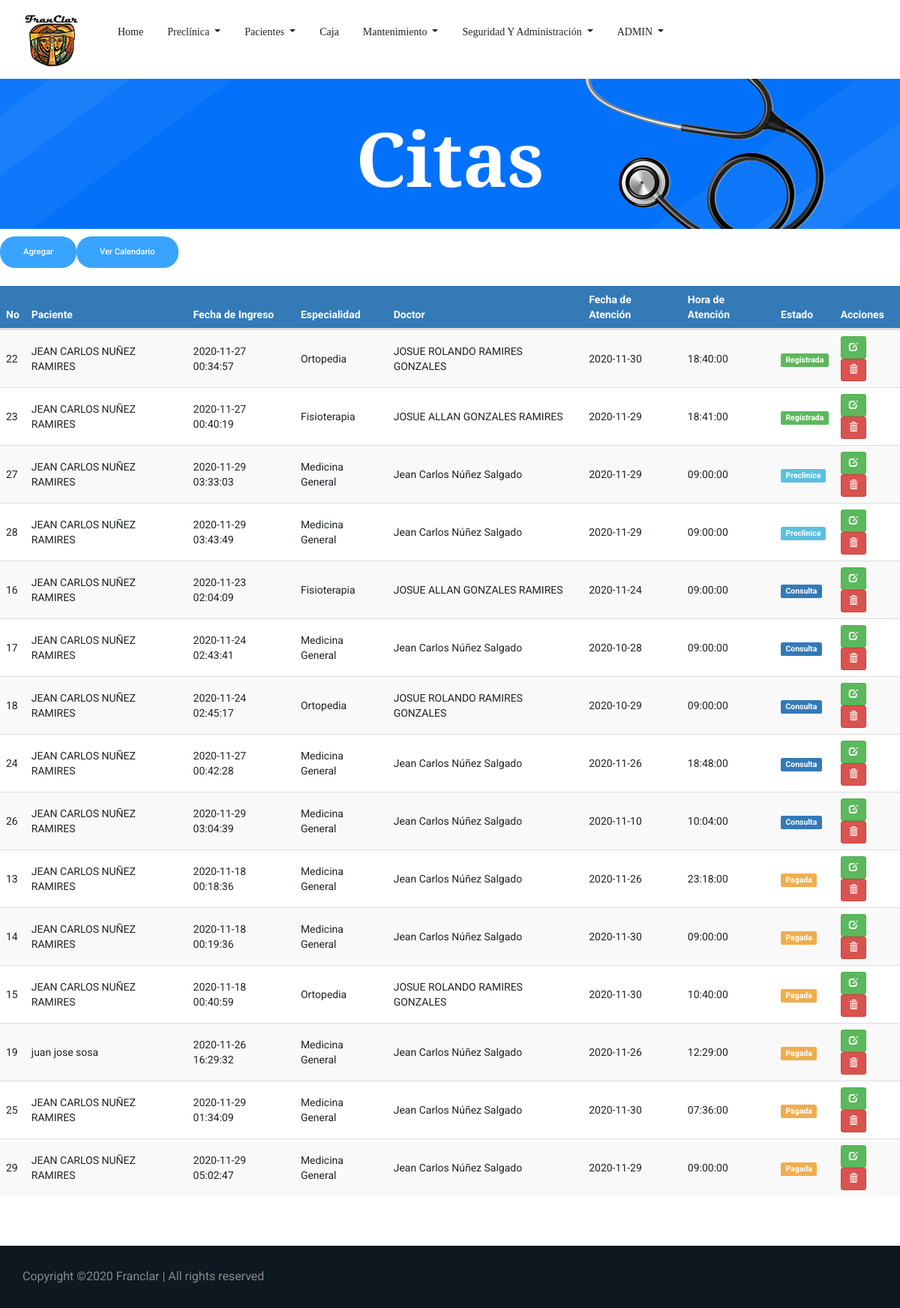
/Cita.php (signed in), run on the app's committed database.
### tables this page shows
CREATE TABLE `tbl_citas` (
  `ID_Cita` bigint(3) NOT NULL,
  `ID_Paciente` int(3) NOT NULL,
  `ID_Usuario` bigint(3) NOT NULL,
  `ID_Empleado` int(3) NOT NULL,
  `ID_Especialidad` int(3) NOT NULL,
  `ID_Estado` int(3) NOT NULL,
  `Fec_Creacion` timestamp NOT NULL DEFAULT current_timestamp(),
  `Fec_Atencion` date NOT NULL,
  `Hora_Atencion` time NOT NULL,
  `Precio` int(5) NOT NULL,
  `Usuario_crea` bigint(3) DEFAULT NULL,
  `Fec_crea` date DEFAULT NULL,
  `Usuario_modif` bigint(3) DEFAULT NULL,
  `Fec_modif` date DEFAULT NULL
);

CREATE TABLE `tbl_pacientes` (
  `ID_Paciente` int(3) NOT NULL,
  `cedula` varchar(13) NOT NULL,
  `ID_Sexo` int(1) NOT NULL,
  `ID_Est_Civil` int(3) NOT NULL,
  `ID_Tipo_Sangre` int(3) NOT NULL,
  `ID_Religion` int(3) NOT NULL,
  `ID_TipoPaciente` int(3) NOT NULL,
  `Nom_Paciente` varchar(255) NOT NULL,
  `Fec_Nacimiento` date NOT NULL,
  `Edad` int(3) NOT NULL,
  `Dir_Paciente` varchar(255) NOT NULL,
  `Tel_Paciente` int(8) NOT NULL,
  `Cel_Paciente` int(8) NOT NULL,
  `Email` varchar(50) NOT NULL,
  `Contacto_Emergencia` varchar(40) NOT NULL,
  `ID_Parentesco` int(3) NOT NULL,
  `Tel_Emergencia` int(8) NOT NULL,
  `Cel_Emergencia` int(8) NOT NULL,
  `Antecedentes_Personales` varchar(500) DEFAULT NULL,
  `Antecedentes_Hospitalarios` varchar(500) DEFAULT NULL,
  `Antecedentes_Alergicos` varchar(500) DEFAULT NULL,
  `Antecedentes_Familiares` varchar(500) DEFAULT NULL,
  `Habitos` varchar(500) DEFAULT NULL,
  `Usuario_crea` bigint(3) DEFAULT NULL,
  `Fec_crea` date DEFAULT NULL,
  `Usuario_modif` bigint(3) DEFAULT NULL,
  `Fec_modif` date DEFAULT NULL
);

CREATE TABLE `tbl_especialidad` (
  `ID_especialidad` int(3) NOT NULL,
  `Descripcion_espec` varchar(30) NOT NULL,
  `Precio` int(5) NOT NULL
);

CREATE TABLE `tbl_empleado` (
  `ID_Empleado` int(3) NOT NULL,
  `Nom_Empleado` varchar(50) NOT NULL,
  `ID_Sexo` int(1) NOT NULL,
  `ID_Est_Civil` int(3) NOT NULL,
  `ID_Cargo` int(3) NOT NULL,
  `ID_Especialidad` int(3) NOT NULL,
  `Cedula` varchar(13) NOT NULL,
  `Fec_Nacimiento` date NOT NULL,
  `Dir_Empleado` varchar(255) NOT NULL,
  `Tel_Empleado` int(8) NOT NULL,
  `Cel_Empleado` int(8) NOT NULL,
  `Salario` int(6) NOT NULL,
  `Usuario_crea` bigint(3) DEFAULT NULL,
  `Fec_crea` date DEFAULT NULL,
  `Usuario_modif` bigint(3) DEFAULT NULL,
  `Fec_modif` date DEFAULT NULL
);

CREATE TABLE `tbl_estado_cita` (
  `ID_Estado` int(3) NOT NULL,
  `Descripcion_est_cita` varchar(10) NOT NULL
);

### Cita.php (the view, shortened to what this page needs)
<!doctype html>
<html lang="es">
<?php
include 'head.php'
?>
<body>
    <?php
    include 'header.php';
    ?>
    <section class="breadcrumb_part breadcrumb_bg">
        <div class="container">
            <div class="row">
                <div class="col-lg-12">
                    <div class="breadcrumb_iner">
                        <div class="breadcrumb_iner_item">
                            <h2>Citas</h2>
                        </div>
                    </div>
                </div>
            </div>
        </div>
    </section>
    <form class="form-inline my-2 my-lg-0 float-left">
        <a href="agregarcita.php" class="genric-btn info circle">Agregar</a>
    </form>
    <form class="form-inline my-2 my-lg-0 float-left">
        <a href="CalendarioCitas.php" class="genric-btn info circle">Ver Calendario</a>
	</form>
	<br>
	<br>
	<br>
   <div class="table-responsive">
			<table id="datatableUsuarios" class="table table-striped table-hover" cellspacing="0" width="100%">
            	<thead>
				<tr>
					<th>No</th>
					<th>Paciente</th>
					<th>Fecha de Ingreso</th>
					<th>Especialidad</th>
                    <th>Doctor</th>
                    <th>Fecha de Atención</th>
                    <th>Hora de Atención</th>
                    <th>Estado</th>
				    <th>Acciones</th>
				</tr>
				</thead>
				<tbody>
					<?php
						$sql = mysqli_query($con, "SELECT tbl_citas.ID_Cita,
						tbl_pacientes.Nom_Paciente,
						tbl_citas.Fec_Creacion,
						tbl_especialidad.Descripcion_espec,
						tbl_empleado.Nom_Empleado,
						tbl_citas.Fec_Atencion,
						tbl_citas.Hora_Atencion,
						tbl_estado_cita.Descripcion_est_cita,
						tbl_estado_cita.ID_Estado FROM tbl_citas
						INNER JOIN tbl_pacientes on tbl_citas.ID_Paciente = tbl_pacientes.ID_Paciente
						INNER JOIN tbl_especialidad on tbl_citas.ID_Especialidad = tbl_especialidad.ID_Especialidad
						INNER JOIN tbl_empleado on tbl_citas.ID_Empleado = tbl_empleado.ID_Empleado
						INNER JOIN tbl_estado_cita on tbl_citas.ID_Estado = tbl_estado_cita.ID_Estado");
						if(mysqli_num_rows($sql) == 0){
							echo '<tr><td colspan="8">No hay datos.</td></tr>';
						}else{
							while($row = mysqli_fetch_assoc($sql)){
								if($row['ID_Estado'] == 1){
									echo '
									<tr>
									<td>'.$row['ID_Cita'].'</td>
									<td>'.$row['Nom_Paciente'].'</td>
									<td>'.$row['Fec_Creacion'].'</td>
									<td>'.$row['Descripcion_espec'].'</td>
									<td>'.$row['Nom_Empleado'].'</td>
									<td>'.$row['Fec_Atencion'].'</td>
									<td>'.$row['Hora_Atencion'].'</td>
									<td><span class="label label-success">'.$row['Descripcion_est_cita'].'</span></td>
									<td>
										<a href="EditarCita.php?nik='.$row['ID_Cita'].'" title="Editar datos" class="btn btn-success btn-sm"><span class="glyphicon glyphicon-edit" aria-hidden="true"></span></a>
										<a href="Cita.php?aksi=delete&nik='.$row['ID_Cita'].'" title="Eliminar" onclick="return confirm(\'¿Está seguro de borrar los datos de la cita\')" class="btn btn-danger btn-sm"><span class="glyphicon glyphicon-trash" aria-hidden="true"></span></a>
									</td>
									</tr>
									';
								}elseif($row['ID_Estado'] == 2){
									echo '
									<tr>
									<td>'.$row['ID_Cita'].'</td>
									<td>'.$row['Nom_Paciente'].'</td>
									<td>'.$row['Fec_Creacion'].'</td>
									<td>'.$row['Descripcion_espec'].'</td>
									<td>'.$row['Nom_Empleado'].'</td>
									<td>'.$row['Fec_Atencion'].'</td>
									<td>'.$row['Hora_Atencion'].'</td>
									<td><span class="label label-info">'.$row['Descripcion_est_cita'].'</span></td>
									<td>
									<a href="EditarCita.php?nik='.$row['ID_Cita'].'" title="Editar datos" class="btn btn-success btn-sm"><span class="glyphicon glyphicon-edit" aria-hidden="true"></span></a>
									<a href="Cita.php?aksi=delete&nik='.$row['ID_Cita'].'" title="Eliminar" onclick="return confirm(\'¿Está seguro de borrar los datos de la cita\')" class="btn btn-danger btn-sm"><span class="glyphicon glyphicon-trash" aria-hidden="true"></span></a>
								    </td>
									</tr>
									';
								}elseif($row['ID_Estado'] == 3){
									echo '
									<tr>
									<td>'.$row['ID_Cita'].'</td>
									<td>'.$row['Nom_Paciente'].'</td>
									<td>'.$row['Fec_Creacion'].'</td>
									<td>'.$row['Descripcion_espec'].'</td>
									<td>'.$row['Nom_Empleado'].'</td>
									<td>'.$row['Fec_Atencion'].'</td>
									<td>'.$row['Hora_Atencion'].'</td>
									<td><span class="label label-primary">'.$row['Descripcion_est_cita'].'</span></td>
									<td>
									<a href="EditarCita.php?nik='.$row['ID_Cita'].'" title="Editar datos" class="btn btn-success btn-sm"><span class="glyphicon glyphicon-edit" aria-hidden="true"></span></a>
									<a href="Cita.php?aksi=delete&nik='.$row['ID_Cita'].'" title="Eliminar" onclick="return confirm(\'¿Está seguro de borrar los datos de la cita\')" class="btn btn-danger btn-sm"><span class="glyphicon glyphicon-trash" aria-hidden="true"></span></a>
								    </td>
									</tr>
									';
								}elseif($row['ID_Estado'] == 4){
									echo '
									<tr>
									<td>'.$row['ID_Cita'].'</td>
									<td>'.$row['Nom_Paciente'].'</td>
									<td>'.$row['Fec_Creacion'].'</td>
									<td>'.$row['Descripcion_espec'].'</td>
									<td>'.$row['Nom_Empleado'].'</td>
									<td>'.$row['Fec_Atencion'].'</td>
									<td>'.$row['Hora_Atencion'].'</td>
									<td><span class="label label-warning">'.$row['Descripcion_est_cita'].'</span></td>
									<td>
									<a href="EditarCita.php?nik='.$row['ID_Cita'].'" title="Editar datos" class="btn btn-success btn-sm"><span class="glyphicon glyphicon-edit" aria-hidden="true"></span></a>
									<a href="Cita.php?aksi=delete&nik='.$row['ID_Cita'].'" title="Eliminar" onclick="return confirm(\'¿Está seguro de borrar los datos de la cita\')" class="btn btn-danger btn-sm"><span class="glyphicon glyphicon-trash" aria-hidden="true"></span></a>
								    </td>
									</tr>
									';
								}
							}
						}
					?>
				</tbody>
			</table>
		 </div>
		 	<br>
            <br>
            <br>
    <?php
        include 'Copyright.php'
    ?>
</body>
</html>

### css/main.css (style rules this page uses)
table th { background-color: #337ab7 !important; color: white; }
table>tbody>tr>td { vertical-align: middle !important; }

### data on the page
tbl_citas: ID_Cita "22", ID_Paciente.Nom_Paciente "JEAN CARLOS NUÑEZ RAMIRES", Fec_Creacion "2020-11-27 00:34:57", ID_Especialidad.Descripcion_espec "Ortopedia", ID_Empleado.Nom_Empleado "JOSUE ROLANDO RAMIRES GONZALES", Fec_Atencion "2020-11-30", Hora_Atencion "18:40:00", ID_Estado.Descripcion_est_cita "Registrada"
tbl_citas: ID_Cita "23", ID_Paciente.Nom_Paciente "JEAN CARLOS NUÑEZ RAMIRES", Fec_Creacion "2020-11-27 00:40:19", ID_Especialidad.Descripcion_espec "Fisioterapia", ID_Empleado.Nom_Empleado "JOSUE ALLAN GONZALES RAMIRES", Fec_Atencion "2020-11-29", Hora_Atencion "18:41:00", ID_Estado.Descripcion_est_cita "Registrada"
tbl_citas: ID_Cita "27", ID_Paciente.Nom_Paciente "JEAN CARLOS NUÑEZ RAMIRES", Fec_Creacion "2020-11-29 03:33:03", ID_Especialidad.Descripcion_espec "Medicina General", ID_Empleado.Nom_Empleado "Jean Carlos Núñez Salgado", Fec_Atencion "2020-11-29", Hora_Atencion "09:00:00", ID_Estado.Descripcion_est_cita "Preclinica"
tbl_citas: ID_Cita "28", ID_Paciente.Nom_Paciente "JEAN CARLOS NUÑEZ RAMIRES", Fec_Creacion "2020-11-29 03:43:49", ID_Especialidad.Descripcion_espec "Medicina General", ID_Empleado.Nom_Empleado "Jean Carlos Núñez Salgado", Fec_Atencion "2020-11-29", Hora_Atencion "09:00:00", ID_Estado.Descripcion_est_cita "Preclinica"
tbl_citas: ID_Cita "16", ID_Paciente.Nom_Paciente "JEAN CARLOS NUÑEZ RAMIRES", Fec_Creacion "2020-11-23 02:04:09", ID_Especialidad.Descripcion_espec "Fisioterapia", ID_Empleado.Nom_Empleado "JOSUE ALLAN GONZALES RAMIRES", Fec_Atencion "2020-11-24", Hora_Atencion "09:00:00", ID_Estado.Descripcion_est_cita "Consulta"
tbl_citas: ID_Cita "17", ID_Paciente.Nom_Paciente "JEAN CARLOS NUÑEZ RAMIRES", Fec_Creacion "2020-11-24 02:43:41", ID_Especialidad.Descripcion_espec "Medicina General", ID_Empleado.Nom_Empleado "Jean Carlos Núñez Salgado", Fec_Atencion "2020-10-28", Hora_Atencion "09:00:00", ID_Estado.Descripcion_est_cita "Consulta"
tbl_citas: ID_Cita "18", ID_Paciente.Nom_Paciente "JEAN CARLOS NUÑEZ RAMIRES", Fec_Creacion "2020-11-24 02:45:17", ID_Especialidad.Descripcion_espec "Ortopedia", ID_Empleado.Nom_Empleado "JOSUE ROLANDO RAMIRES GONZALES", Fec_Atencion "2020-10-29", Hora_Atencion "09:00:00", ID_Estado.Descripcion_est_cita "Consulta"
tbl_citas: ID_Cita "24", ID_Paciente.Nom_Paciente "JEAN CARLOS NUÑEZ RAMIRES", Fec_Creacion "2020-11-27 00:42:28", ID_Especialidad.Descripcion_espec "Medicina General", ID_Empleado.Nom_Empleado "Jean Carlos Núñez Salgado", Fec_Atencion "2020-11-26", Hora_Atencion "18:48:00", ID_Estado.Descripcion_est_cita "Consulta"
tbl_citas: ID_Cita "26", ID_Paciente.Nom_Paciente "JEAN CARLOS NUÑEZ RAMIRES", Fec_Creacion "2020-11-29 03:04:39", ID_Especialidad.Descripcion_espec "Medicina General", ID_Empleado.Nom_Empleado "Jean Carlos Núñez Salgado", Fec_Atencion "2020-11-10", Hora_Atencion "10:04:00", ID_Estado.Descripcion_est_cita "Consulta"
tbl_citas: ID_Cita "13", ID_Paciente.Nom_Paciente "JEAN CARLOS NUÑEZ RAMIRES", Fec_Creacion "2020-11-18 00:18:36", ID_Especialidad.Descripcion_espec "Medicina General", ID_Empleado.Nom_Empleado "Jean Carlos Núñez Salgado", Fec_Atencion "2020-11-26", Hora_Atencion "23:18:00", ID_Estado.Descripcion_est_cita "Pagada"
tbl_citas: ID_Cita "14", ID_Paciente.Nom_Paciente "JEAN CARLOS NUÑEZ RAMIRES", Fec_Creacion "2020-11-18 00:19:36", ID_Especialidad.Descripcion_espec "Medicina General", ID_Empleado.Nom_Empleado "Jean Carlos Núñez Salgado", Fec_Atencion "2020-11-30", Hora_Atencion "09:00:00", ID_Estado.Descripcion_est_cita "Pagada"
tbl_citas: ID_Cita "15", ID_Paciente.Nom_Paciente "JEAN CARLOS NUÑEZ RAMIRES", Fec_Creacion "2020-11-18 00:40:59", ID_Especialidad.Descripcion_espec "Ortopedia", ID_Empleado.Nom_Empleado "JOSUE ROLANDO RAMIRES GONZALES", Fec_Atencion "2020-11-30", Hora_Atencion "10:40:00", ID_Estado.Descripcion_est_cita "Pagada"
tbl_citas: ID_Cita "19", ID_Paciente.Nom_Paciente "juan jose sosa", Fec_Creacion "2020-11-26 16:29:32", ID_Especialidad.Descripcion_espec "Medicina General", ID_Empleado.Nom_Empleado "Jean Carlos Núñez Salgado", Fec_Atencion "2020-11-26", Hora_Atencion "12:29:00", ID_Estado.Descripcion_est_cita "Pagada"
tbl_citas: ID_Cita "25", ID_Paciente.Nom_Paciente "JEAN CARLOS NUÑEZ RAMIRES", Fec_Creacion "2020-11-29 01:34:09", ID_Especialidad.Descripcion_espec "Medicina General", ID_Empleado.Nom_Empleado "Jean Carlos Núñez Salgado", Fec_Atencion "2020-11-30", Hora_Atencion "07:36:00", ID_Estado.Descripcion_est_cita "Pagada"
tbl_citas: ID_Cita "29", ID_Paciente.Nom_Paciente "JEAN CARLOS NUÑEZ RAMIRES", Fec_Creacion "2020-11-29 05:02:47", ID_Especialidad.Descripcion_espec "Medicina General", ID_Empleado.Nom_Empleado "Jean Carlos Núñez Salgado", Fec_Atencion "2020-11-29", Hora_Atencion "09:00:00", ID_Estado.Descripcion_est_cita "Pagada"

### other printed values
$usuario "ADMIN"
